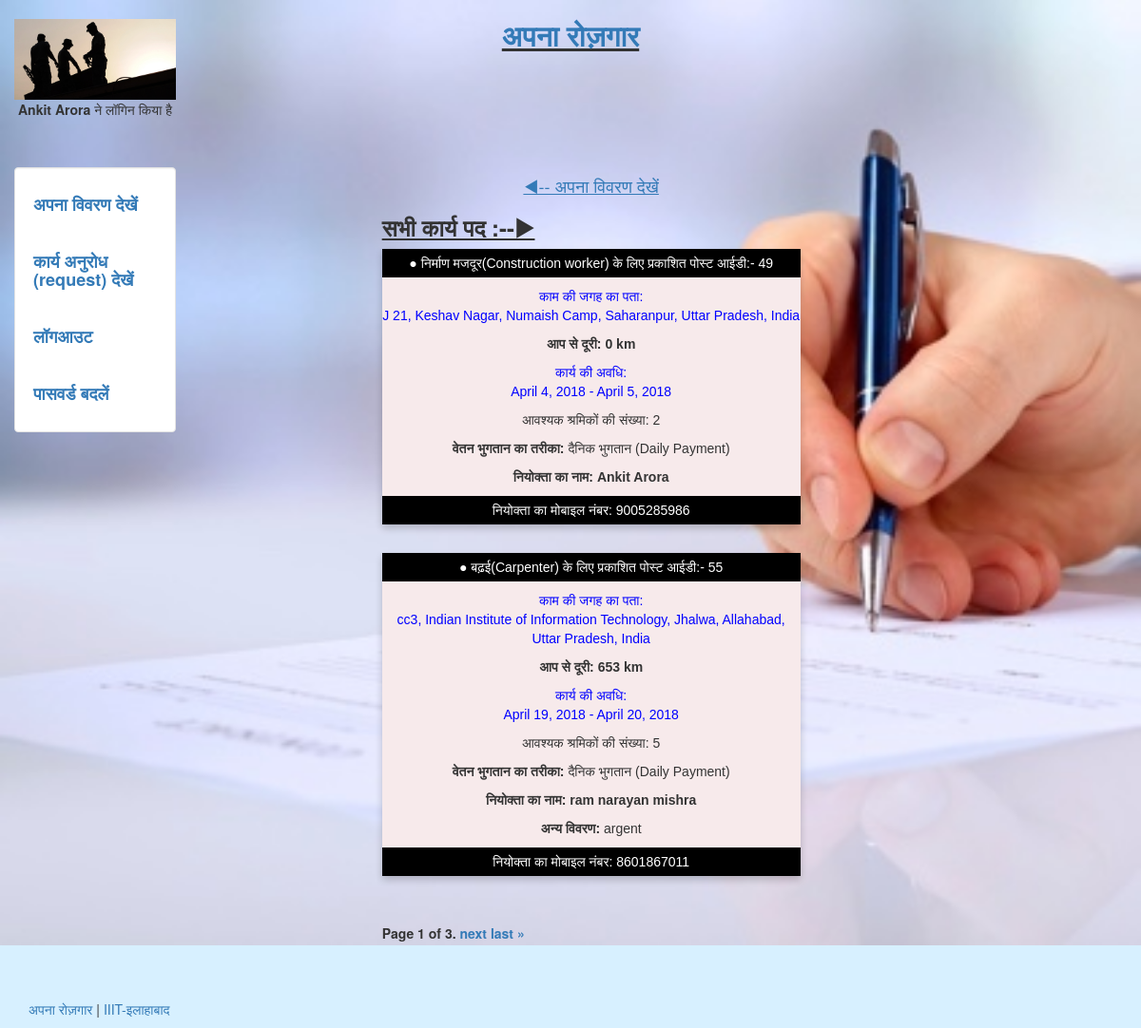
Screenshot of /allpost (signed in) with the database file from the repository.
### search/models.py (models this page shows, shortened)
class Posts(models.Model):
	post_id=models.AutoField(primary_key=True)
	username = models.CharField(max_length=100)
	name = models.CharField(max_length = 100,blank = True, null = True)
	s_contact = models.CharField(max_length=50,blank = True,null = True)
	rskill = models.CharField(max_length = 100,blank = True, null = True)
	street = models.CharField(max_length=250,blank = True, null = True)
	location = models.CharField(max_length=250,blank = True, null = True)
	start_date = models.DateField(blank = True, null = True)
	end_date = models.DateField(blank = True, null = True)
	Nworker = models.IntegerField(blank = True, null = True)
	Twork = models.CharField(max_length = 250,blank = True, null = True)
	description = models.TextField(max_length = 500,blank = True, null = True)
	lat = models.CharField(max_length = 50, blank = True, null= True)
	lng = models.CharField(max_length = 50, blank = True, null= True)
	status = models.CharField(max_length = 50,blank = True, null = True)
	distance = models.IntegerField(blank = True, null = True)
	temp=models.CharField(max_length = 2,blank = True, null = True)
	temp1=models.CharField(max_length = 2,blank = True, null = True)

### worker/views.py (the view)
# urls.py: url(r'^allpost',all_post,name = 'all_post'),
def all_post(request):
  pos=Posts.objects.filter(status='public')
  pos=pos.filter(end_date__gte=datetime.datetime.today().date())
  if len(pos)==0:
    warn=' No post is available|'
    return render(request,'worker/postresult.html',{'pos':pos,'warn':warn})
  loc=location.objects.get(username=request.user.username)
  for dat in pos :
    dis=discal(float(dat.lat),float(dat.lng),float(loc.lat),float(loc.lng))
    dat.distance=dis
    dat.save()
  pos=pos.order_by('distance')
  pag = Paginator(pos,2)
  page = request.GET.get('page',None)
  if not page:
    page='1'
  p = pag.page(int(page))
  warn=""
  return render(request,'worker/allpostresult.html',{'pos':p,'warn':warn})

### worker/views.py (called while the page is built)
def discal(a,b,c,d):
  R = 6373.0
  lat1 = radians(a)
  lon1 = radians(b)
  lat2 = radians(c)
  lon2 = radians(d)
  dlon = lon2 - lon1
  dlat = lat2 - lat1
  a = sin(dlat / 2)**2 + cos(lat1) * cos(lat2) * sin(dlon / 2)**2
  c = 2 * atan2(sqrt(a), sqrt(1 - a))
  distance = R * c
  return round(distance,2)

### worker/templates/worker/allpostresult.html (shortened to what this page needs)
{% extends "login/header.html" %}
{% block content %}
<div class ='col-sm-6 col-sm-offset-2'>
  <link rel="stylesheet" href="https://cdnjs.cloudflare.com/ajax/libs/font-awesome/4.7.0/css/font-awesome.min.css">
<h4 align='center'>
          <a href = '/view'><u>&#9664;-- अपना विवरण देखें </u></a>
          </h4>
          <h3><u><b>सभी कार्य पद :--&#9654;</b></u></h3>
{% for data in pos %}
  <div class="card" style="background-color:#F7EAEB">
  <p><button class = "but">&#9679; {{data.rskill}} के लिए प्रकाशित पोस्ट आईडी:- {{data.post_id}} </button></p>
  <p class="title">काम की जगह का पता: <br> {{data.street}}, {{data.location}} </p>
  <p><b>आप से दूरी: {{data.distance}} km</b></p>
  <p class="title">कार्य की अवधि: <br>{{data.start_date}} - {{data.end_date}}</p>
  <p>आवश्यक श्रमिकों की संख्या: {{data.Nworker}}</p>
  <p><b>वेतन भुगतान का तरीका:</b> {{data.Twork}}</p>
  <p><b>नियोक्ता का नाम: {{data.name}}</p></b>
    {%if data.description%}
   <p><b>अन्य विवरण:</b> {{data.description}}</p>
    {%endif%}
  <p><button class = "but">नियोक्ता का मोबाइल नंबर: {{data.s_contact}}</button></p>
  </div>
    <br>
{% endfor %}
<b>
<div class="pagination">
    <span class="step-links">
        <span class="current">
            Page {{ pos.number }} of {{ pos.paginator.num_pages }}.
        </span>
        {% if pos.has_next %}
            <a href="?page={{ pos.next_page_number }}">next</a>
            <a href="?page={{ pos.paginator.num_pages }}">last &raquo;</a>
        {% endif %}
    </span>
</div>
  </b>
</div>
{% endblock %}

### login/templates/login/header.html (shortened to what this page needs)
<!DOCTYPE html>
<html lang="en">
 <head>
   {% load staticfiles %}
   <link rel="stylesheet" href="{% static 'login/css/bootstrap.min.css' %}" type = "text/css"/>
   <link rel="stylesheet" href="{% static 'login/css/new.css' %}" type = "text/css"/>
  </head>
<body class="body" style="background-color:#d7f0ff">
	<div class="container-fluid" style="min-height:95%; ">
		<div class="row">
			  <div class="col-sm-2">
				<br>
				  <center>
					<img src="{% static 'login/img/profile.jpg' %}" class="img-responsive" style='max-height:100px;' alt="logo">
					{% if request.user.username %}
				  	<p><b> {{request.user.first_name}}</b> ने लॉगिन किया है</p>
					{% endif %}
				  </center>
			  </div>
			    <div class="col-sm-8">
				  <center>
				  <h2><b><u><a href="/about">अपना रोज़गार</a></b></u></h2>
				  </center>
			    </div>
		</div>
		<div class="row">
		  <div class="col-sm-2">
			<div class="well bs-sidebar" id="sidebar" style="background-color:#fff">
			  <ul class="nav nav-pills nav-stacked">
			  	{% if request.user.username %}
			  	<h4><b><li><a href = '/view'>अपना विवरण देखें</a></li></b></h4><br>
			  	<h4><b><li><a href = '/workrequest'>कार्य अनुरोध (request) देखें</a></li></b></h4><br>
			  	<h4><b><li><a href='/logout'>लॉगआउट</a></li></b></h4><br>
                <h4><b> <li><a href = '/change_password'>पासवर्ड बदलें</a></li></b></h4>
			  	{%else%}
				<h4><b><li><a href='/login'>लॉग इन करें</a></li></b></h4><br>
				<h4><b><li><a href='/register'>रजिस्टर करे</a></li></b></h4><br>
                                <h4><b><li><a href='/forgot_password'>पासवर्ड भूल गए?</a></li></b></h4>
				{%endif%}
			  </ul>
			</div>
		  </div>
		  <div class="col-sm-10">
			<div class='container-fluid'>
			   {% block content %}
			   {% endblock %}
			</div>
		  </div>
		</div>
	</div>
	  <footer>
         <br>
         <br>
		<div class="container-fluid" style='margin-left:15px'>
			<p><a href="/about" target="blank">अपना रोज़गार</a> | <a href="https://www.iiita.ac.in/" target="blank">IIIT-इलाहाबाद</a></p>
		</div>
	  </footer>
</body>
</html>

### login/templates/login/header.html (style rules this page uses)
html, body { height:100% }

### worker/templates/worker/allpostresult.html (style rules this page uses)
.card { box-shadow: 0 4px 8px 0 rgba(0, 0, 0, 0.2); max-width: 500px; margin: auto; text-align: center; font-family: arial; }
.title { color: blue; font-size: 14px; }
.but { border: none; outline: 0; display: inline-block; padding: 5px; color: white; background-color: #000; text-align: center; cursor: pointer; width: 100%; font-size: 14px; }

### rows the page displays
Posts: rskill "निर्माण मजदूर(Construction worker)", post_id "49", street "J 21, Keshav Nagar", location "Numaish Camp, Saharanpur, Uttar Pradesh, India", distance "0", start_date "April 4, 2018", end_date "April 5, 2018", Nworker "2", Twork "दैनिक भुगतान (Daily Payment)", name "Ankit Arora", s_contact "9005285986"
Posts: rskill "बढ़ई(Carpenter)", post_id "55", street "cc3", location "Indian Institute of Information Technology, Jhalwa, Allahabad, Uttar Pradesh, India", distance "653", start_date "April 19, 2018", end_date "April 20, 2018", Nworker "5", Twork "दैनिक भुगतान (Daily Payment)", name "ram narayan mishra", description "argent", s_contact "8601867011"

### other values shown
{{ request.user.first_name }} "Ankit Arora"
{{ pos.number }} "1"
{{ pos.paginator.num_pages }} "3"
